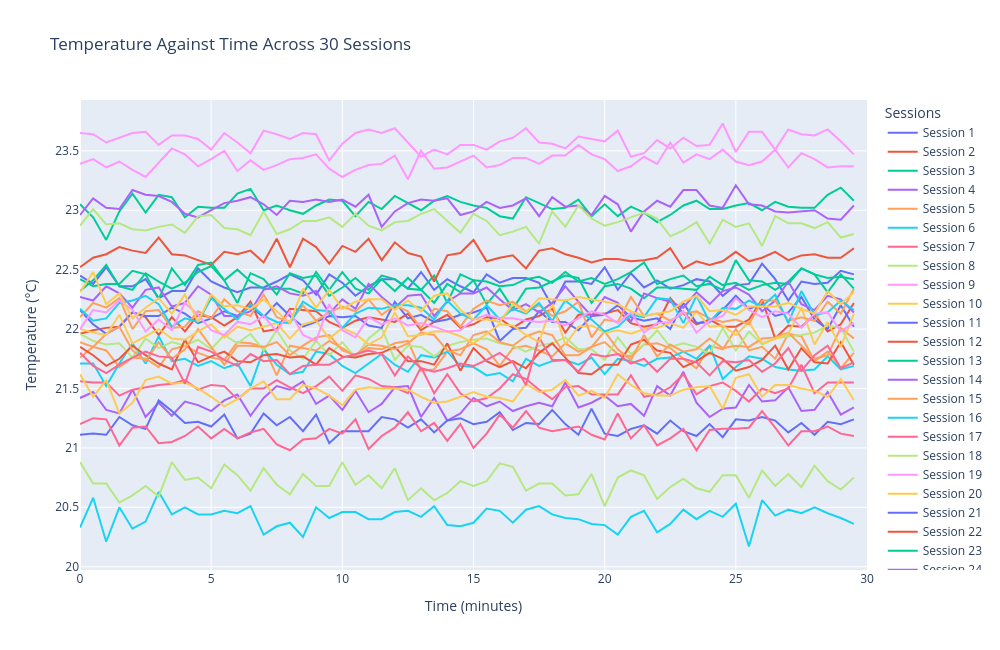

The cell this chart's notebook holds for it:
### Code cell
import plotly.graph_objects as go

# Load the raw simulated data
raw_df = pd.read_csv('simulated_raw_data.csv')

# Convert Timestamp to datetime
raw_df['Timestamp'] = pd.to_datetime(raw_df['Timestamp'])

# Create elapsed time in minutes for each session
raw_df['Time (minutes)'] = (
    raw_df.groupby('Session')['Timestamp']
    .transform(
        lambda x: (x - x.iloc[0]).dt.total_seconds() / 60
    )
)

# Create interactive figure
fig = go.Figure()

# Add one line for each session
for session in sorted(raw_df['Session'].unique()):

    session_data = raw_df[raw_df['Session'] == session]

    fig.add_trace(
        go.Scatter(
            x=session_data['Time (minutes)'],
            y=session_data['Temperature (°C)'],
            mode='lines',
            name=f'Session {session}',
            hovertemplate=(
                'Session: ' + str(session) +
                '<br>Time: %{x:.1f} min' +
                '<br>Temperature: %{y:.2f} °C' +
                '<extra></extra>'
            )
        )
    )

# Configure graph
fig.update_layout(
    title='Temperature Against Time Across 30 Sessions',
    xaxis_title='Time (minutes)',
    yaxis_title='Temperature (°C)',

    xaxis=dict(
        range=[0, 30],
        dtick=5
    ),

    # Click a legend item to show/hide that session
    legend=dict(
        title='Sessions',
        itemclick='toggle',
        itemdoubleclick='toggleothers'
    ),

    hovermode='closest',

    width=1000,
    height=650
)

fig.show()
